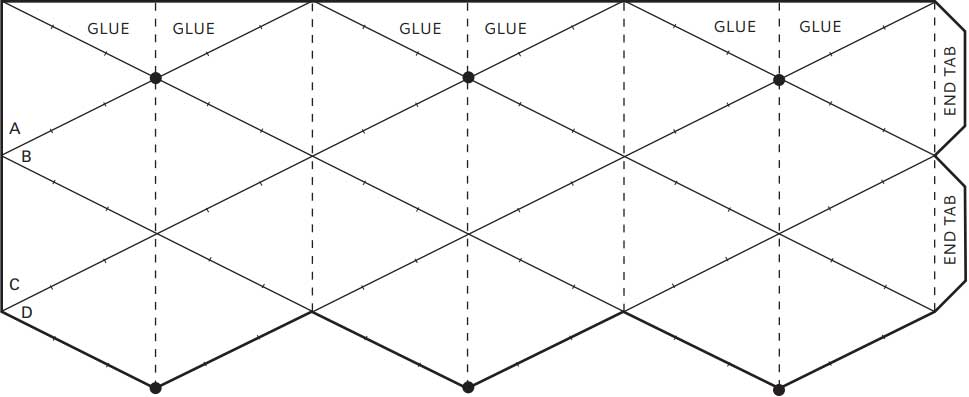
#> input picture template.jpg, 969 x 397 px
$ python poc.py
#> lines starting #> are read from the running program, lines starting #| are printed output that depends on the picture
#!/usr/bin/python

from PIL import Image, ImageDraw

#pull in the backgroun
background = Image.open("template.jpg").convert('RGBA')

#pull in test image
img = Image.open("butters.jpg").convert('RGBA')
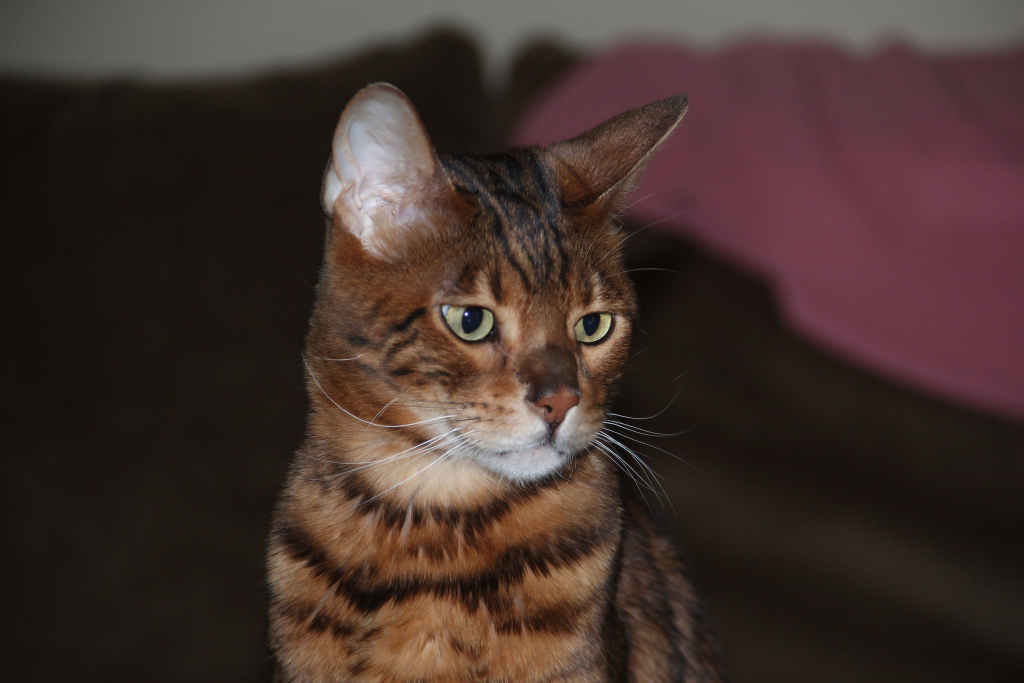
#> input picture butters.jpg, 2048 x 1365 px (shown at 1/2 size)

#crop it
x = 730
y = 420
width = 500
height = width

outsize = 315

buttersCrop = img.crop((x, y, x+width, y+height)).resize((outsize, outsize)).convert('RGBA')
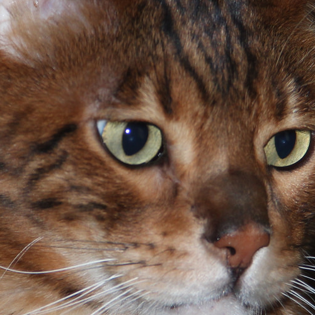
#> buttersCrop: PIL image 315x315 RGBA; mean R, G, B, A 108.7, 84.4, 70, 255
# buttersCrop.save("buttersCrop.jpg")

#first diamond
diamond1 = buttersCrop.crop((0,0, 160,240))
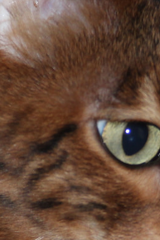
#> diamond1: PIL image 160x240 RGBA; mean R, G, B, A 104, 75.8, 59.3, 255
diamond1_mask = Image.new("RGBA", buttersCrop.size)
#> diamond1_mask: PIL image 315x315 RGBA; every value is 0
dr = ImageDraw.Draw(diamond1_mask)
dr.polygon([(155,0),(155,160),(0,240),(0,80)], outline=(0xff, 0xff, 0xff), fill=(0xff, 0xff, 0xff) )
diamond1 = Image.composite(buttersCrop, diamond1_mask, diamond1_mask)
#> diamond1: PIL image 315x315 RGBA
# diamond1.save("1.jpg")


#second diamond
diamond2 = buttersCrop.crop((0,0, 160,240))
diamond2_mask = Image.new("RGBA", buttersCrop.size)
dr = ImageDraw.Draw(diamond2_mask)
dr.polygon([(155,0),(312,80),(312,240),(155,160)], outline=(0xff, 0xff, 0xff), fill=(0xff, 0xff, 0xff) )
diamond2 = Image.composite(buttersCrop, diamond2_mask, diamond2_mask)
# diamond2.save("2.jpg")


#third diamond
diamond3 = buttersCrop.crop((0,0, 160,240))
diamond3_mask = Image.new("RGBA", buttersCrop.size)
dr = ImageDraw.Draw(diamond3_mask)
dr.polygon([(155,160),(312,240),(155,312),(0,240)], outline=(0xff, 0xff, 0xff), fill=(0xff, 0xff, 0xff) )
diamond3 = Image.composite(buttersCrop, diamond3_mask, diamond3_mask)
# diamond3.save("3.jpg")

diamond1 = diamond1.rotate(124, expand=1)
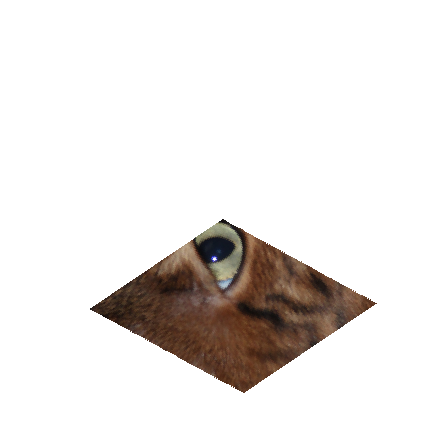
#> diamond1: PIL image 439x439 RGBA; mean R, G, B, A 12.1, 8.5, 6.4, 33.1; transparent parts drawn white
d1_placement = (-220, -223)
d1_otherPlacement = (686, -223)

diamond2 = diamond2.rotate(57, expand=1)
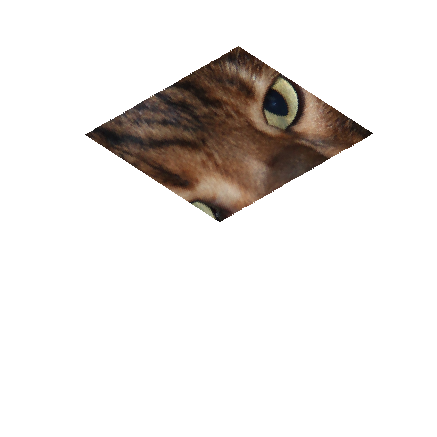
#> diamond2: PIL image 437x437 RGBA; mean R, G, B, A 12.6, 9.4, 7.3, 33.9; transparent parts drawn white
d2_placement = (87, -55)

diamond3 = diamond3.rotate(180, expand=1)
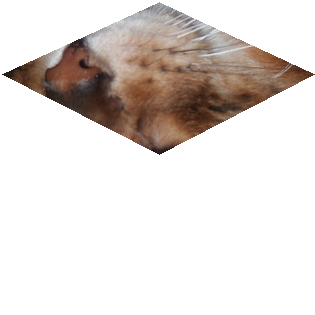
#> diamond3: PIL image 315x315 RGBA; mean R, G, B, A 32.4, 25.9, 22.2, 61.3; transparent parts drawn white
d3_placement = (470, 0)


background.paste(diamond1, d1_placement, diamond1)
background.paste(diamond2, d2_placement, diamond2)
background.paste(diamond3, d3_placement, diamond3)
background.paste(diamond1, d1_otherPlacement, diamond1)
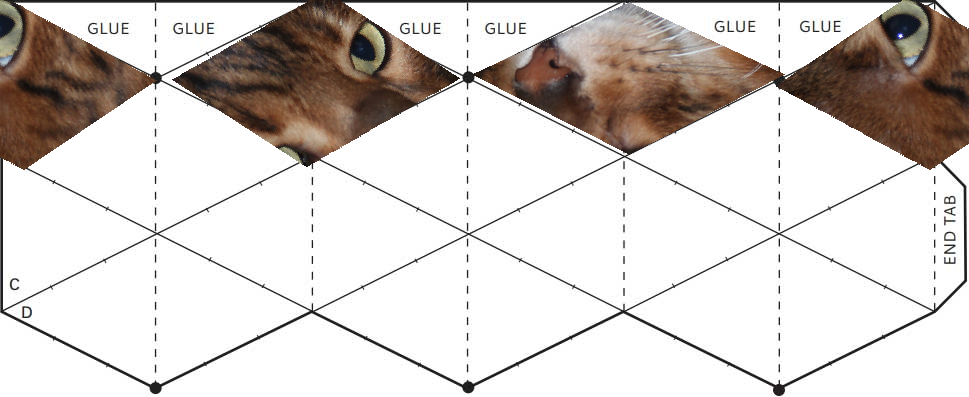
#> background: PIL image 969x397 RGBA; mean R, G, B, A 215, 209.3, 205.7, 255

background.save("output.jpg")
